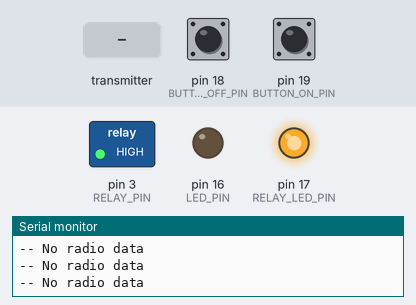
Bench run of a sketch on a simulated Arduino Uno, built with avr-gcc and run on an emulated ATmega328P. Shown: switched loads named in the sketch (green lamp = pin HIGH), output pins drawn as LEDs (lit = HIGH), the last lines printed to the serial monitor. Dashed ring = blinking. Inputs (shaded band) come from the test bench; at power-on: pin 18 (BUTTON_OFF_PIN) HIGH, pin 19 (BUTTON_ON_PIN) HIGH. EEPROM starts erased; no radio packets arrive unless stated.

Above: at 1.2 s.
1.3 s: the transmitter starts sending datos.0 = 0
At 1.4 s:
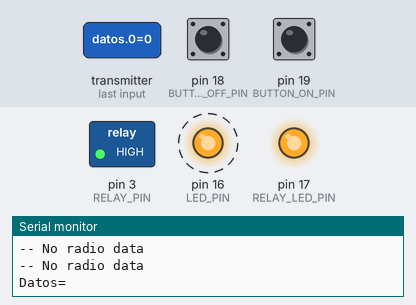
4.3 s: pin 18 (BUTTON_OFF_PIN) pulled LOW for 1 s
At 4.9 s:
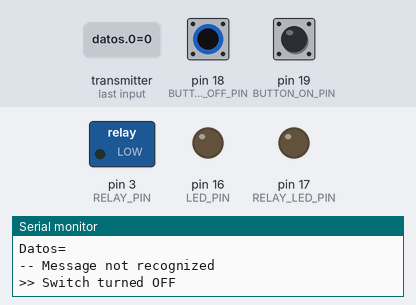
7.3 s: pin 19 (BUTTON_ON_PIN) pulled LOW for 0.15 s
At 7.8 s:
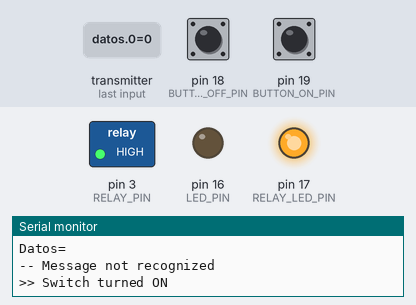
Timing chart, 0 to 20.3 s (numbered marks = the images above; inputs shaded):
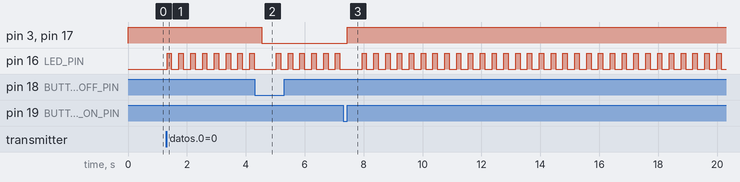

The sketch:

NRF_radio_channel_receiver.ino
```cpp
#include <SPI.h>
#include <nRF24L01.h>
#include <RF24.h>

#include <EEPROM.h> //libreria para el manejo de la eprom

#include <string.h>


//Declaremos los pines CE y el CSN
//#define CE_PIN 9 //este venia por defecto
//#define CSN_PIN 10 //este tambien venia por defecto

#define CE_PIN 9
#define CSN_PIN 8
#define BUTTON_ON_PIN 19 // A5 pin also capable of digital operation
#define BUTTON_OFF_PIN 18 // A4 pin also capable of digital operation
#define RELAY_LED_PIN 17 // A3 pin also capable of digital operation
#define LED_PIN 16 // A2 pin also capable of digital operation

#define RELAY_PIN 3 // D3


//EEPROM vars:
int direccionEEPROM; //tiene 1k de direcciones internas
uint8_t saved_state;

//creamos el objeto radio (NRF24L01)
RF24 radio(CE_PIN, CSN_PIN);

//vector para los datos recibidos
char datos[4]="";

//Variable con la dirección del canal que se va a leer
uint32_t CLIENT_ADDRESS = 504;
uint32_t SERVER_ADDRESS = 1000000 - CLIENT_ADDRESS; // 255 is the broadcast address


//mensajes constantes:
const char MESSAGE_CONFIG_FINISHED[] = ">> Configurtion finished";
const char MESSAGE_ADDRESS[] = ">> Address: ";
const char MESSAGE_SWITCH_ON[] = ">> Switch turned ON";
const char MESSAGE_SWITCH_OFF[] = ">> Switch turned OFF";
const char MESSAGE_NO_RADIO_DATA[] = "-- No radio data";
const char MESSAGE_NOT_RECOGNIZED[] = "-- Message not recognized";


void setup()
{

  //INITIALIZE EPROM MEMORY ON 1 (ONLY NEEDED ONCE)
  //EEPROM.write(direccionEEPROM, 1);

  //inicializamos el puerto serie
  Serial.begin(9600);

  Serial.println(MESSAGE_CONFIG_FINISHED);
  char string_address[12];         //the ASCII of the integer will be stored in this char array
  ultoa(SERVER_ADDRESS, string_address, 10); //(integer, yourBuffer, base)
  Serial.print(MESSAGE_ADDRESS);
  Serial.println(SERVER_ADDRESS);

  //inicializamos el NRF24L01
  radio.begin();

  //radio.setDataRate( RF24_250KBPS );
  radio.setPALevel(RF24_PA_MAX);
  radio.setRetries(1,10); // delay, count

  //Abrimos el canal de Lectura
  radio.openReadingPipe(1, SERVER_ADDRESS);

  //empezamos a escuchar por el canal
  radio.startListening();

  //manual configuration of the used pins
  pinMode(BUTTON_ON_PIN, INPUT);
  pinMode(BUTTON_OFF_PIN, INPUT);
  digitalWrite(BUTTON_OFF_PIN, HIGH);
  digitalWrite(BUTTON_ON_PIN, HIGH);
  pinMode(LED_PIN, OUTPUT);
  pinMode(RELAY_LED_PIN, OUTPUT);
  pinMode(RELAY_PIN, OUTPUT);

  // set state based on the state saved on the eprom
  saved_state = EEPROM.read(direccionEEPROM); //inicializo los watts con el valor en la eeprom
  if (saved_state == 0){
    digitalWrite(RELAY_LED_PIN, LOW);
    digitalWrite(RELAY_PIN, LOW);
  } else {
    digitalWrite(RELAY_LED_PIN, HIGH);
    digitalWrite(RELAY_PIN, HIGH);
  }

}

void loop() {
 //uint8_t numero_canal;
 //if ( radio.available(&numero_canal) )

 //check if a button was pressed, action the relay and save the state
 int on_button = digitalRead(BUTTON_ON_PIN);
 int off_button = digitalRead(BUTTON_OFF_PIN);
 //Serial.println(on_button);
 //Serial.println(off_button);
  if (on_button == LOW){
    EEPROM.write(direccionEEPROM, 1);
    Serial.println(MESSAGE_SWITCH_ON);
    digitalWrite(RELAY_LED_PIN, HIGH);
    digitalWrite(RELAY_PIN, HIGH);
    delay(500);
 } else if (off_button ==LOW ) {
    EEPROM.write(direccionEEPROM, 0);
    Serial.println(MESSAGE_SWITCH_OFF);
    digitalWrite(RELAY_LED_PIN, LOW);
    digitalWrite(RELAY_PIN, LOW);
    delay(500);
 }

 if ( radio.available() )
 {
     //Leemos los datos y los guardamos en la variable datos[]
     radio.read(&datos, sizeof(datos));

     //reportamos por el puerto serial los datos recibidos
     Serial.print("Datos= ");
     Serial.println(datos);

     //blink once to indicate a received message
     digitalWrite(LED_PIN, HIGH);
     delay(150);
     digitalWrite(LED_PIN, LOW);
     delay(150);

     if(strcmp((char *)datos, "on") == 0){
        EEPROM.write(direccionEEPROM, 1);
        Serial.println(MESSAGE_SWITCH_ON);
        digitalWrite(RELAY_LED_PIN, HIGH);
        digitalWrite(RELAY_PIN, HIGH);

      }else if(strcmp((char *)datos, "off") == 0){
        EEPROM.write(direccionEEPROM, 0);
        Serial.println(MESSAGE_SWITCH_OFF);
        digitalWrite(RELAY_LED_PIN, LOW);
        digitalWrite(RELAY_PIN, LOW);

      }else{
        Serial.println(MESSAGE_NOT_RECOGNIZED);
      }

 }
 else
 {
     Serial.println(MESSAGE_NO_RADIO_DATA);
 }
 delay(100);
}
```

Measured:
- after the input at 1.3 s, pin 16 (LED_PIN): alternates HIGH for 0.15 s and LOW for 0.25 s, starting at once
- after the input at 4.3 s, pin 3 (RELAY_PIN), pin 17 (RELAY_LED_PIN): HIGH → LOW after 0.23 s
- after the input at 7.3 s, pin 3 (RELAY_PIN), pin 17 (RELAY_LED_PIN): LOW → HIGH after 0.14 s
